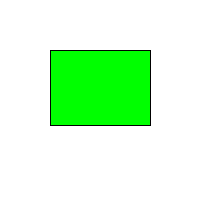
Frame 1 (no input)
Frame 60 (the mouse pressed at the canvas centre just before this capture): identical to frame 1, image omitted
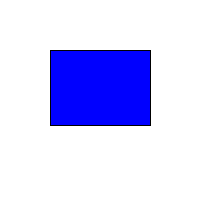
Frame 120 (the mouse held since frame 60 and released just before this capture)

The Processing sketch that drew these frames (run headless with seeded random() and noise(); from frame 60 on, the mouse is pressed at the canvas centre):

// Processing sketch: array_5
// ── array_5.pde
int x=50;
int y=50;
int w=100;
int h=75;

void setup() {
  size(200,200);
}

void draw() {
  background(255);
  stroke(0);
  if(mouseX>=x && mouseX<=w+x && mouseY<h+y && mouseY>y) {
    fill(0,0,255);
  } else {
    fill(0,255,0);
  }
  rect(x,y,w,h);
}
// ── Button.pde
class Button {
  float x;
  float y;
  float w;
  float h;
  boolean on;

  Button(float tempX, float tempY, float tempW, float tempH) {
    x=tempX;
    y=tempY;
    w=tempW;
    h=tempH;
    on=false; //Button always starts as off
  }
  void display() {
    background(255);
    stroke(0);
    if (mouseX>=x && mouseX<=w+x && mouseY<h+y && mouseY>y) {
      fill(0, 0, 255);
    } else {
      fill(0, 255, 0);
    }
    rect(x, y, w, h);
  }
}
